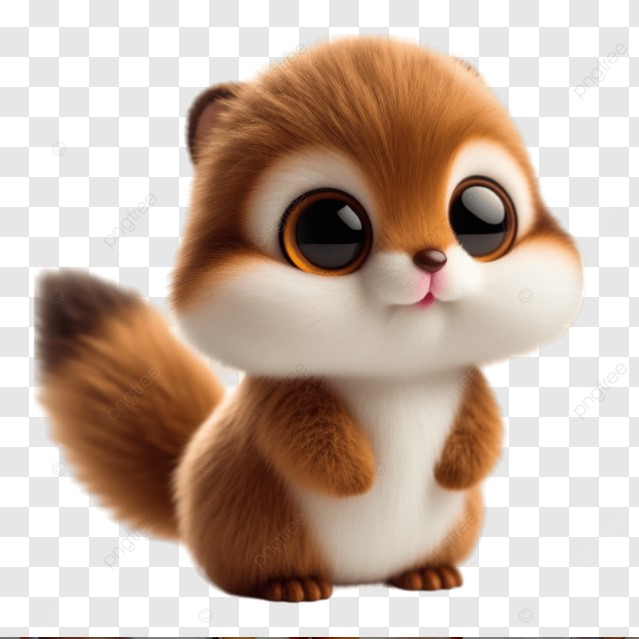
#> input picture Turkcell-CV/images/zoo.jpg, 639 x 639 px, found by its file name
$ python histogram.py
#> lines starting #> are read from the running program, lines starting #| are printed output that depends on the picture
import cv2 as cv
import  numpy as np
from  matplotlib import  pyplot as plt

def custom_hist(gray):
    h,w = gray.shape
    hist = np.zeros([256] , dtype=np.int32)
    for row in range(h):
        for col in range(w):
            pv = gray[row, col]
            hist[pv] +=1

    y_pos = np.arange(0, 256, 1, dtype=np.int32)
    plt.bar(y_pos, hist, align="center", color="r", alpha=0.5)
    plt.xticks(y_pos, y_pos)
    plt.ylabel("Frequency")
    plt.title("Histogram")
    plt.show()
def image_hist(image):
    cv.imshow("input", image)
    color = ("blue", "green", "red")
    for i, color in enumerate(color):
        hist = cv.calcHist([image], [i], None, [256], [0, 256])
        plt.plot(hist, color=color)
        plt.xlim(0, 256)
    plt.show()

path ="E:/Opencv/OpenCV-101/images/"
src = cv.imread(path + "logo.png")
zoo = cv.imread(path + "zoo.jpg")
#> zoo is the input picture: shape (639, 639, 3); mean B, G, R 164, 177.9, 198.3


gray = cv.cvtColor(zoo, cv.COLOR_BGR2GRAY)
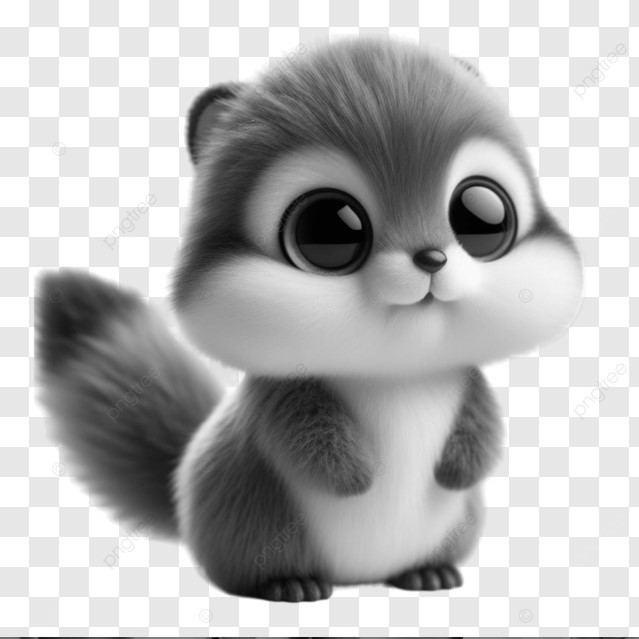
#> gray: shape (639, 639); min 0, max 255, mean 182.4

image_hist(zoo)
#> in image_hist, `plt.show()`:
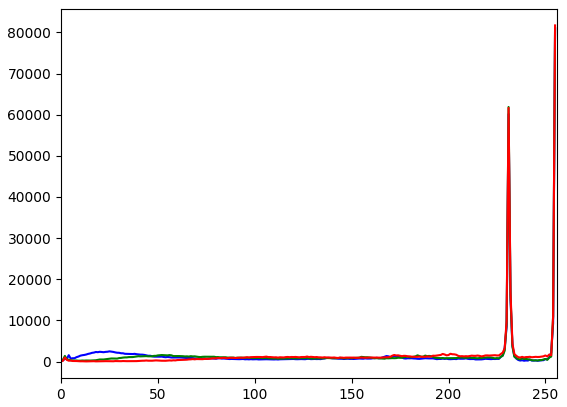
#> figure drawn by matplotlib, 1 panel; curve peaks at x = 255, y = 80887; curve peaks at x = 255, y = 81045; curve peaks at x = 255, y = 81704
custom_hist(gray)
#> after the loop in custom_hist, `for row in range(h):`: hist = 256 values, max 80500 at index 255, min 34 at index 0, mean 1595
#> in custom_hist, `plt.show()`:
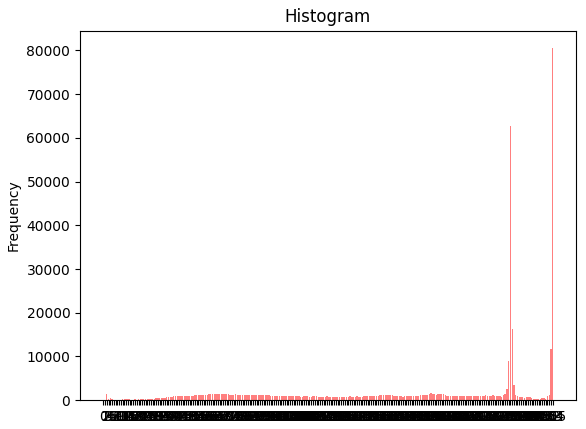
#> figure drawn by matplotlib, 1 panel; tallest bar 80500 high, from x = 254.6 to 255.4
#> (the run stopped early here; a loop or call above may not have finished)

$ run again, with Turkcell-CV/images/garden.jpg copied over Turkcell-CV/images/zoo.jpg
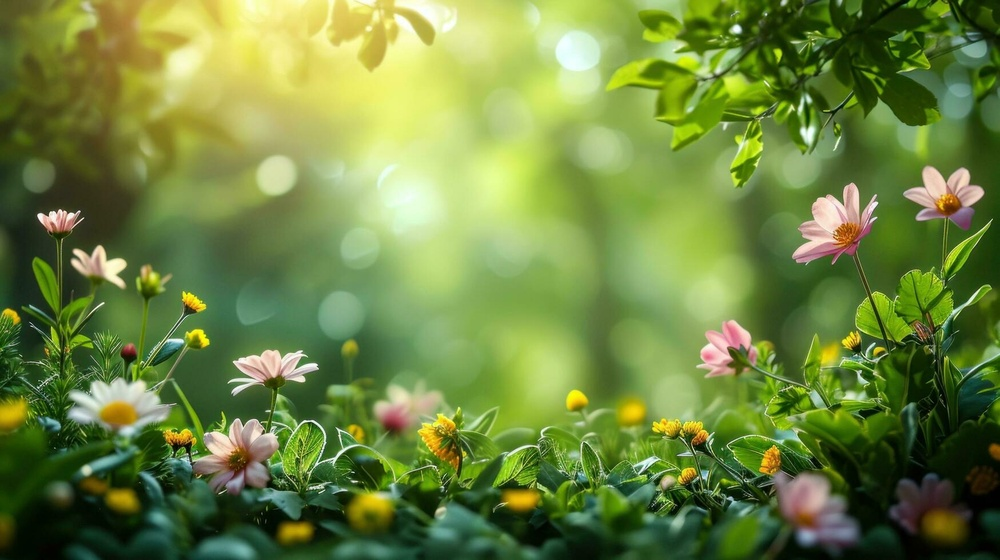
#> input picture Turkcell-CV/images/garden.jpg, 1000 x 560 px, shrunk from 1749 x 980 before the run, found by its file name
#> zoo is the input picture: shape (560, 1000, 3); mean B, G, R 64.4, 133.5, 110.4
#> in image_hist, `plt.show()`:
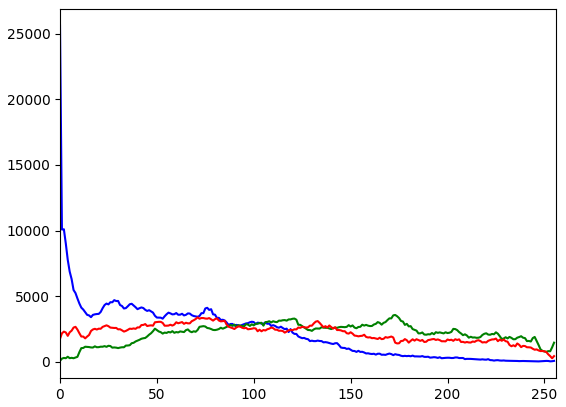
#> figure drawn by matplotlib, 1 panel; curve peaks at x = 0, y = 25617; curve peaks at x = 173, y = 3576; curve peaks at x = 71, y = 3394
#> after the loop in custom_hist, `for row in range(h):`: hist = 256 values, max 3454 at index 151, min 6 at index 255, mean 2187.5
#> in custom_hist, `plt.show()`:
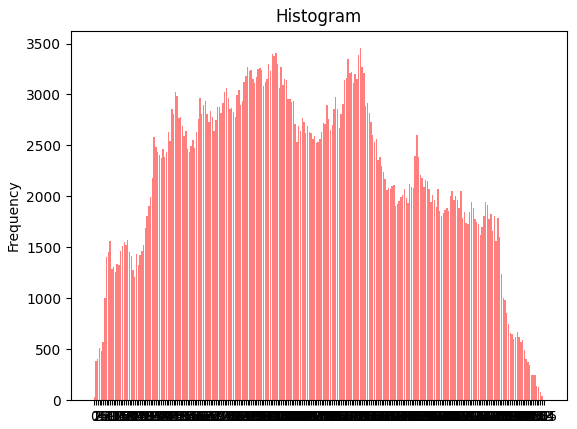
#> figure drawn by matplotlib, 1 panel; tallest bar 3454 high, from x = 150.6 to 151.4

$ run again, with Turkcell-CV/images/nacat.jpg copied over Turkcell-CV/images/zoo.jpg
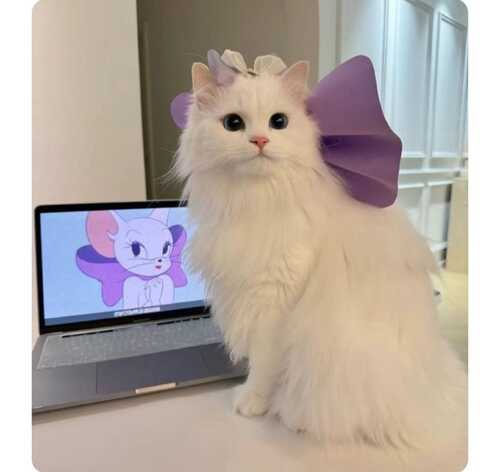
#> input picture Turkcell-CV/images/nacat.jpg, 500 x 472 px, found by its file name
#> zoo is the input picture: shape (472, 500, 3); mean B, G, R 163.9, 170.5, 181.5
#> `gray = cv.cvtColor(zoo, cv.COLOR_BGR2GRAY)`:
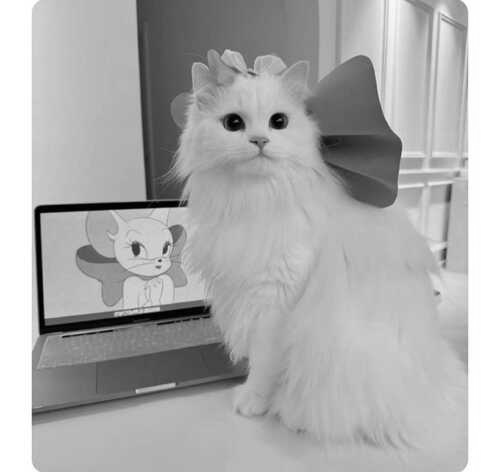
#> gray: shape (472, 500); min 0, max 255, mean 173
#> after the loop in custom_hist, `for row in range(h):`: hist = 256 values, max 22555 at index 255, min 18 at index 25, mean 921.9
#> in custom_hist, `plt.show()`:
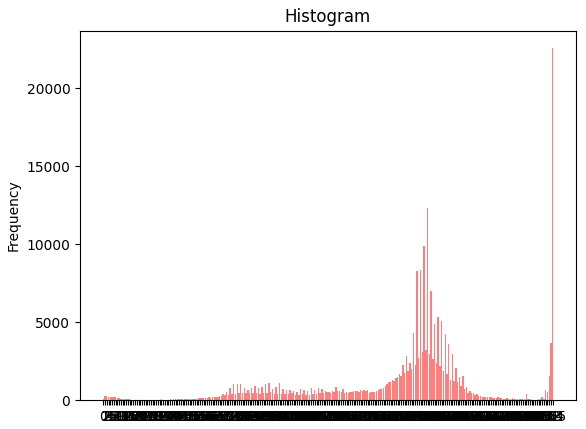
#> figure drawn by matplotlib, 1 panel; tallest bar 22555 high, from x = 254.6 to 255.4
